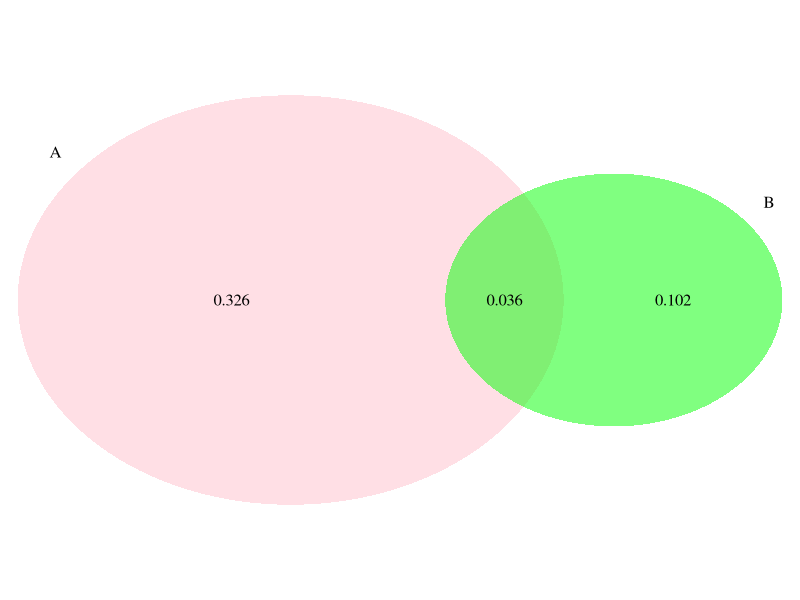
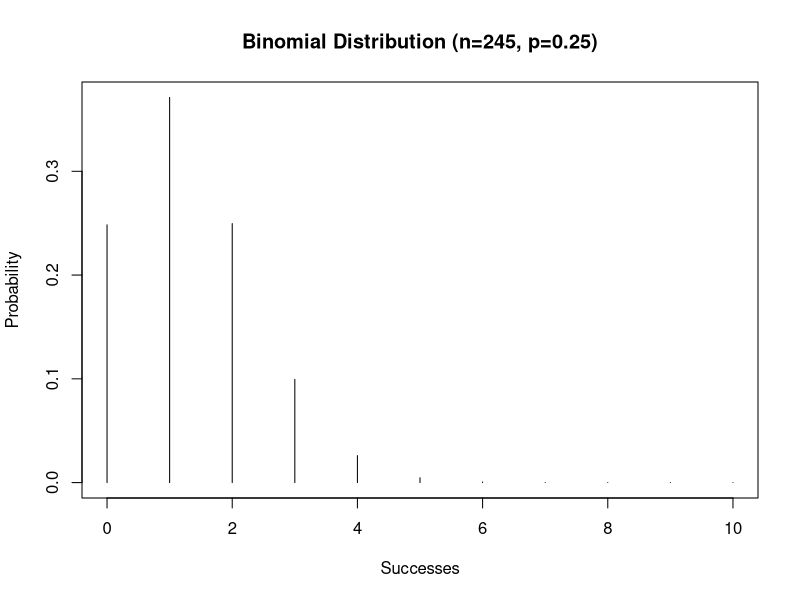
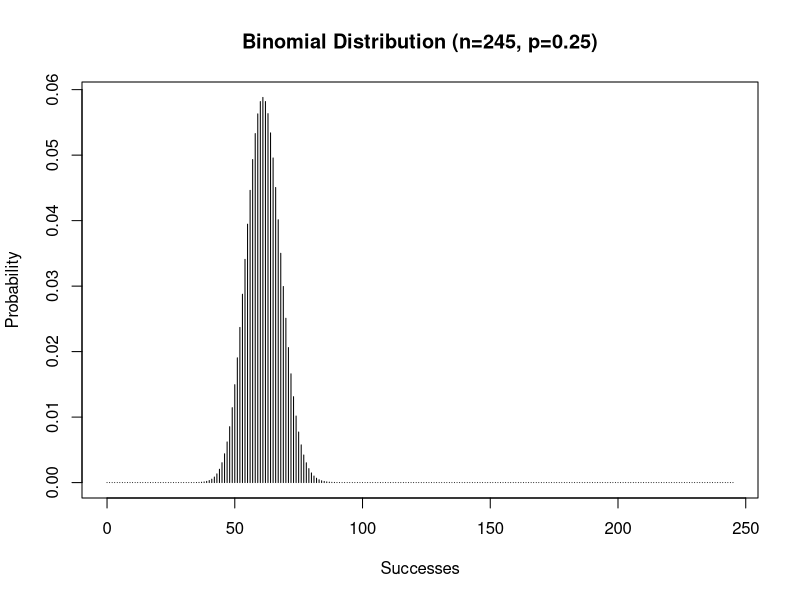
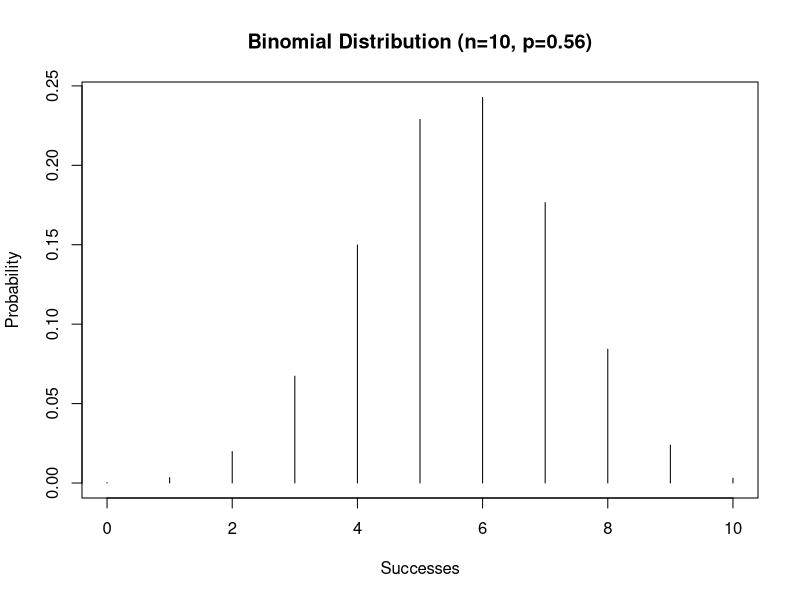

R code for these plots, in order:
## ---- chunk 1
knitr::opts_chunk$set(echo = TRUE)

#install if necessary
#install.packages('gtools')
#load library
library(gtools)

## ---- chunk 2

#install.packages("VennDiagram")
library("VennDiagram")

pop <- 77882
a <- pop*0.362
pa <- a/pop # Probability of event A
b <- pop*0.138
pb <- b/pop # Probability of event B
both <- pop*0.036
pboth <- both/pop # Probability of A intersection B

# Plotting the Venn Diagram for both event probabilities
grid.newpage()  # Move to new plotting page
draw.pairwise.venn(area1 = pa,   # Create pairwise venn diagram
                   area2 = pb,
                   cross.area = pboth,
                   lty = "blank",
                   fill = c("pink", "green"),
                   category = c("A","B"))

## ---- chunk 3

#Applying general addition rule to find probability of event A or B
p_a_or_b <- (pa+pb-pboth) 
p_a_or_b #Probability of a randomly drawn person having a university degree or higher or agreeing with the statement

## ---- chunk 4

#Probability of neither event A nor event B = 1 - Probability of event A or B
p_not_a_and_b <- 1-(p_a_or_b)
p_not_a_and_b*100 # Displaying the probability as percentage

## ---- chunk 5

paste ("P(A and B) = ",pboth)
paste ("P(A)*P(B) = ",(pa*pb))

## ---- chunk 6

P_A <- pa #Probability of a person agreeing to the statement
P_Not_A <- 1-P_A #Probability of a person not agreeing to the statement
#Pro of atleast one out of 5 agreeing to the statement = 1 - [Prob of not agreeing to the statement]^5
P_ATLEAST_ONE_AGREE <- 1-P_Not_A^5 
P_ATLEAST_ONE_AGREE

## ---- chunk 7

p_HIV<-0.259
p_Not_HIV<-1-p_HIV
p_Positive_Given_HIV <- 0.997
p_Negative_Given_Not_HIV <- 0.926
p_Positive_Given_Not_HIV <- 1-p_Negative_Given_Not_HIV
p_Negative_Given_HIV <- 1-p_Positive_Given_HIV

P_HIV_AND_Positive <- p_HIV * p_Positive_Given_HIV 
P_HIV_AND_Negative <- p_HIV*p_Negative_Given_HIV

P_Not_HIV_AND_Negative <- p_Not_HIV * p_Negative_Given_Not_HIV 
P_Not_HIV_AND_Positive <- p_Not_HIV*p_Positive_Given_Not_HIV

p_Positive <- P_HIV_AND_Positive + P_Not_HIV_AND_Positive 
P_HIV_GIVEN_Positive <- P_HIV_AND_Positive / p_Positive
P_HIV_GIVEN_Positive

## ---- chunk 8

# p_Engaged <- 0.13
# p_Not_Engaged <- 1-p_Engaged
# 
# p_8_Engaged <- nrow(combinations(n=10,r=8)) * p_Engaged^8 * p_Not_Engaged^2
# p_8_Engaged 

# Probability of 8 employees out of 10 being engaged at work
dbinom(8, size = 10, p = 0.13)

#Plotting the binomial distribution
plot(0:10, dbinom(0:10, size = 10, p = 0.13),type='h',main='Binomial Distribution (n=245, p=0.25)',
     ylab='Probability',
     xlab ='Successes',)

## ---- chunk 9

#Probability of having 70 or more power user friends
sum(dbinom(70:245, size = 245, p = 0.25))
#The probability value calculated using the above function is an approxiamted/normalised value. the exact value when calculated using the manual method or Z- score method comes out to be 0.098 

#Plotting the binomial distribution
plot(0:245, dbinom(0:245, size = 245, p = 0.25),type='h',main='Binomial Distribution (n=245, p=0.25)',
     ylab='Probability',
     xlab ='Successes',)

## ---- chunk 10

#Probability of exactly 6 out of 10 people plan to get a health insurance through a government health insurance exchange
dbinom(6, size = 10, p = 0.56)

#Plotting the binomial distribution
plot(0:10, dbinom(0:10, size = 10, p = 0.56),type='h',main='Binomial Distribution (n=10, p=0.56)',
     ylab='Probability',
     xlab ='Successes',)
